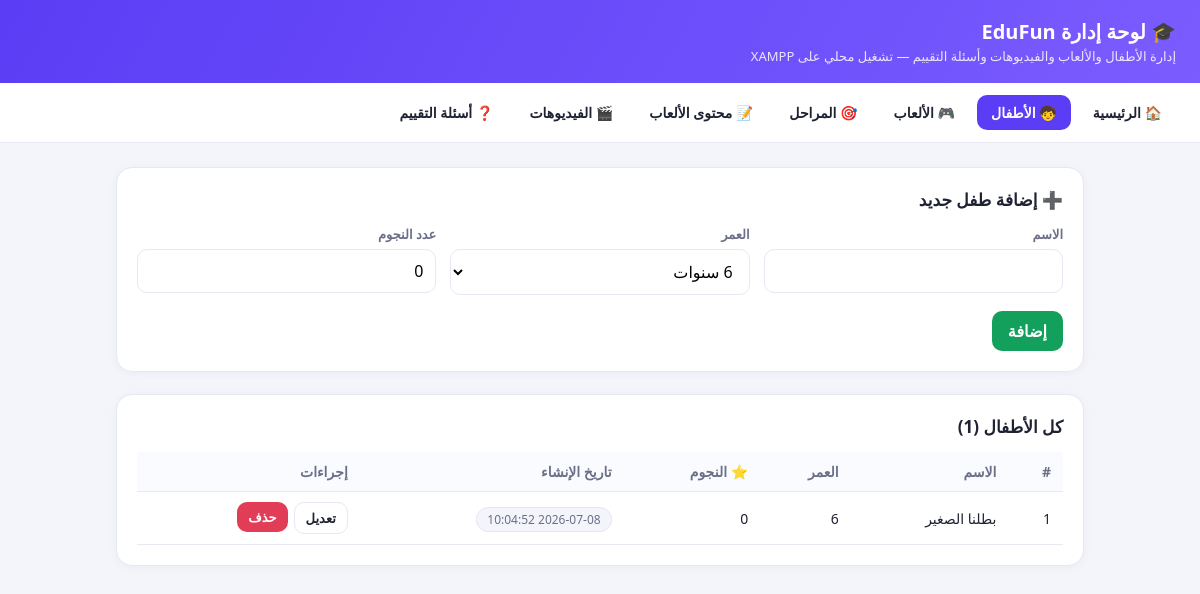
/admin/children.php, run on the app's committed database.
### tables this page shows
CREATE TABLE IF NOT EXISTS children (
  id          INT AUTO_INCREMENT PRIMARY KEY,
  name        VARCHAR(100) NOT NULL,
  age         TINYINT NOT NULL,
  total_stars INT NOT NULL DEFAULT 0,
  created_at  TIMESTAMP DEFAULT CURRENT_TIMESTAMP,
  updated_at  TIMESTAMP DEFAULT CURRENT_TIMESTAMP ON UPDATE CURRENT_TIMESTAMP
);

### admin/children.php (the view, shortened to what this page needs)
<?php
require_once __DIR__ . '/inc.php';
$editing = null;
$rows = $pdo->query("SELECT * FROM children ORDER BY id")->fetchAll();
?>
<div class="card">
  <h2><?= $editing ? '✏️ تعديل طفل' : '➕ إضافة طفل جديد' ?></h2>
  <form method="post">
    <div class="grid">
      <div>
        <label>الاسم</label>
        <input type="text" name="name" value="<?= h($editing['name'] ?? '') ?>" required>
      </div>
      <div>
        <label>العمر</label>
        <select name="age">
          <?php foreach ([6,7,8,9] as $a): ?>
            <option value="<?= $a ?>" <?= (int) ($editing['age'] ?? 6) === $a ? 'selected' : '' ?>><?= $a ?> سنوات</option>
          <?php endforeach; ?>
        </select>
      </div>
      <div>
        <label>عدد النجوم</label>
        <input type="number" name="total_stars" value="<?= h($editing['total_stars'] ?? 0) ?>">
      </div>
    </div>
    <div style="margin-top:16px; display:flex; gap:8px">
      <button class="btn ok" type="submit"><?= $editing ? 'حفظ التعديل' : 'إضافة' ?></button>
    </div>
  </form>
</div>
<div class="card">
  <h2>كل الأطفال (<?= count($rows) ?>)</h2>
  <table>
    <tr><th>#</th><th>الاسم</th><th>العمر</th><th>⭐ النجوم</th><th>تاريخ الإنشاء</th><th>إجراءات</th></tr>
    <?php foreach ($rows as $c): ?>
      <tr>
        <td><?= (int) $c['id'] ?></td>
        <td><?= h($c['name']) ?></td>
        <td><?= (int) $c['age'] ?></td>
        <td><?= (int) $c['total_stars'] ?></td>
        <td><span class="pill"><?= h($c['created_at']) ?></span></td>
        <td>
          <div class="row-actions">
            <a class="btn ghost sm" href="children.php?edit=<?= (int) $c['id'] ?>">تعديل</a>
            <form method="post" onsubmit="return confirm('حذف هذا الطفل وكل بياناته؟');" style="display:inline">
              <button class="btn danger sm" type="submit">حذف</button>
            </form>
          </div>
        </td>
      </tr>
    <?php endforeach; ?>
  </table>
</div>

### admin/inc.php (style rules this page uses)
:root { --p:#5b3df5; --p2:#7a5cff; --bg:#f4f5fb; --ink:#1f2233; --muted:#6b7088; --line:#e6e8f2; --ok:#13a05c; --danger:#e23d57; }
* { box-sizing:border-box; }
body { margin:0; font-family:"Segoe UI",Tahoma,Arial,sans-serif; background:var(--bg); color:var(--ink); }
.card { background:#fff; border:1px solid var(--line); border-radius:16px; padding:20px; margin-bottom:22px; box-shadow:0 2px 10px rgba(31,34,51,.04); }
.card h2 { margin:0 0 14px; font-size:17px; }
table { width:100%; border-collapse:collapse; font-size:14px; }
th, td { text-align:right; padding:10px 12px; border-bottom:1px solid var(--line); vertical-align:middle; }
th { color:var(--muted); font-weight:700; background:#fafbff; }
input, select, textarea { width:100%; padding:10px 12px; border:1px solid var(--line); border-radius:10px; font:inherit; background:#fff; }
label { display:block; font-size:13px; font-weight:600; margin:0 0 6px; color:var(--muted); }
.grid { display:grid; grid-template-columns:repeat(auto-fit,minmax(180px,1fr)); gap:14px; }
.btn { display:inline-block; border:none; cursor:pointer; padding:9px 16px; border-radius:10px; font:inherit; font-weight:700; color:#fff; background:var(--p); text-decoration:none; }
.btn.ok { background:var(--ok); }
.btn.danger { background:var(--danger); }
.btn.ghost { background:#fff; color:var(--ink); border:1px solid var(--line); }
.btn.sm { padding:6px 11px; font-size:13px; }
.row-actions { display:flex; gap:6px; }
.pill { background:var(--bg); border:1px solid var(--line); border-radius:999px; padding:3px 10px; font-size:12px; color:var(--muted); }

### data on the page
children: id "1", name "بطلنا الصغير", age "6", total_stars "0", created_at "2026-07-08 10:04:52"

### other printed values
$label "🏠 الرئيسية"
$label "🧒 الأطفال"
$label "🎮 الألعاب"
$label "🎯 المراحل"
$label "📝 محتوى الألعاب"
$label "🎬 الفيديوهات"
$label "❓ أسئلة التقييم"
count($rows) "1"
form field age "6 سنوات"
